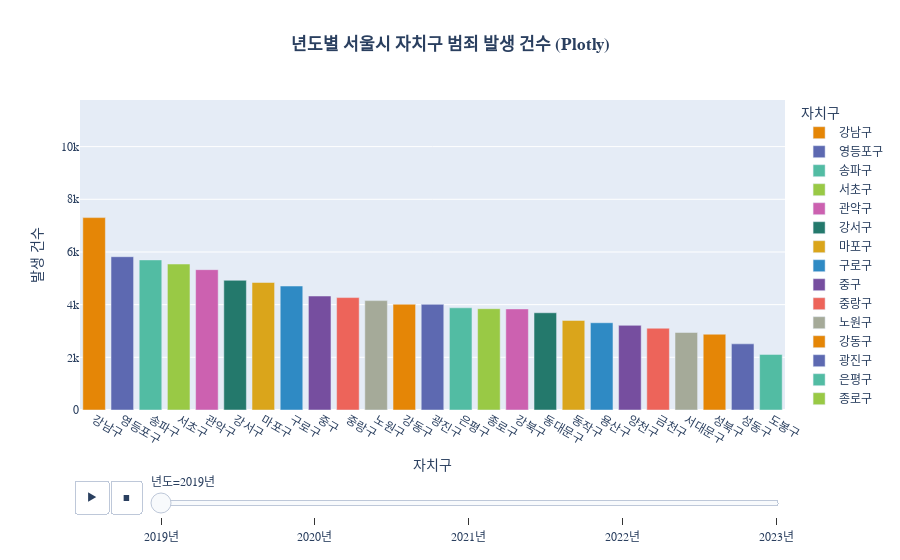

Write notebook code for a chart like this one.
### Code cell
# --- 5. Plotly로 애니메이션 그래프 그리기 ---
print("\n--- 3. Plotly로 애니메이션 그래프 생성 ---")
# Plotly에 적합한 형태로 데이터 구조 변경 (Wide to Long)
df_long = pd.melt(df_year,
                  id_vars=['자치구별'],
                  var_name='년도',
                  value_name='발생 횟수')

# 년도별로 정렬
df_long = df_long.sort_values(by=['년도', '발생 횟수'], ascending=[True, False])

fig = px.bar(df_long,
             x='자치구별',
             y='발생 횟수',
             color='자치구별',
             animation_frame='년도', # 이 옵션이 애니메이션을 만듭니다.
             title='<b>년도별 서울시 자치구 범죄 발생 건수</b>',
             labels={'자치구별': '자치구', '발생 횟수': '발생 건수'},
             color_discrete_sequence=px.colors.qualitative.Vivid)

# 애니메이션이 부드럽게 보이도록 y축 범위 고정
fig.update_yaxes(range=[0, df_long['발생 횟수'].max() * 1.6])

# 레이아웃 및 폰트 설정
fig.update_layout(
    title_x=0.5,
    font=dict(family="Malgun Gothic, AppleGothic, NanumGothic, sans-serif", size=12),
    xaxis={'categoryorder':'total descending'} # 각 년도마다 막대를 내림차순으로 정렬
)

# --- 애니메이션 속도 조절 (수정된 부분) ---
# Plotly가 자동으로 생성한 플레이 버튼의 애니메이션 속성값을 변경합니다.
# duration: 각 프레임(년도)이 표시되는 시간 (1000ms = 1초)
# transition: 프레임 간 전환(애니메이션)에 걸리는 시간 (500ms = 0.5초)
fig.layout.updatemenus[0].buttons[0].args[1]['frame']['duration'] = 1000
fig.layout.updatemenus[0].buttons[0].args[1]['transition']['duration'] = 500

fig.show()

### Figure 1 — Plotly figure (JSON) as saved in the notebook; plotly's stock layout.template omitted (floating-point values rounded to 4 significant figures)
{"data": [{"hovertemplate": "자치구=%{x}<br>년도=2019년<br>발생 건수=%{y}<extra></extra>", "legendgroup": "강남구", "marker": {"color": "rgb(229, 134, 6)", "pattern": {"shape": ""}}, "name": "강남구", "orientation": "v", "showlegend": true, "textposition": "auto", "type": "bar", "x": ["강남구"], "xaxis": "x", "y": [7304], "yaxis": "y"}, {"hovertemplate": "자치구=%{x}<br>년도=2019년<br>발생 건수=%{y}<extra></extra>", "legendgroup": "영등포구", "marker": {"color": "rgb(93, 105, 177)", "pattern": {"shape": ""}}, "name": "영등포구", "orientation": "v", "showlegend": true, "textposition": "auto", "type": "bar", "x": ["영등포구"], "xaxis": "x", "y": [5820], "yaxis": "y"}, {"hovertemplate": "자치구=%{x}<br>년도=2019년<br>발생 건수=%{y}<extra></extra>", "legendgroup": "송파구", "marker": {"color": "rgb(82, 188, 163)", "pattern": {"shape": ""}}, "name": "송파구", "orientation": "v", "showlegend": true, "textposition": "auto", "type": "bar", "x": ["송파구"], "xaxis": "x", "y": [5698], "yaxis": "y"}, {"hovertemplate": "자치구=%{x}<br>년도=2019년<br>발생 건수=%{y}<extra></extra>", "legendgroup": "서초구", "marker": {"color": "rgb(153, 201, 69)", "pattern": {"shape": ""}}, "name": "서초구", "orientation": "v", "showlegend": true, "textposition": "auto", "type": "bar", "x": ["서초구"], "xaxis": "x", "y": [5542], "yaxis": "y"}, {"hovertemplate": "자치구=%{x}<br>년도=2019년<br>발생 건수=%{y}<extra></extra>", "legendgroup": "관악구", "marker": {"color": "rgb(204, 97, 176)", "pattern": {"shape": ""}}, "name": "관악구", "orientation": "v", "showlegend": true, "textposition": "auto", "type": "bar", "x": ["관악구"], "xaxis": "x", "y": [5328], "yaxis": "y"}, {"hovertemplate": "자치구=%{x}<br>년도=2019년<br>발생 건수=%{y}<extra></extra>", "legendgroup": "강서구", "marker": {"color": "rgb(36, 121, 108)", "pattern": {"shape": ""}}, "name": "강서구", "orientation": "v", "showlegend": true, "textposition": "auto", "type": "bar", "x": ["강서구"], "xaxis": "x", "y": [4924], "yaxis": "y"}, {"hovertemplate": "자치구=%{x}<br>년도=2019년<br>발생 건수=%{y}<extra></extra>", "legendgroup": "마포구", "marker": {"color": "rgb(218, 165, 27)", "pattern": {"shape": ""}}, "name": "마포구", "orientation": "v", "showlegend": true, "textposition": "auto", "type": "bar", "x": ["마포구"], "xaxis": "x", "y": [4842], "yaxis": "y"}, {"hovertemplate": "자치구=%{x}<br>년도=2019년<br>발생 건수=%{y}<extra></extra>", "legendgroup": "구로구", "marker": {"color": "rgb(47, 138, 196)", "pattern": {"shape": ""}}, "name": "구로구", "orientation": "v", "showlegend": true, "textposition": "auto", "type": "bar", "x": ["구로구"], "xaxis": "x", "y": [4707], "yaxis": "y"}, {"hovertemplate": "자치구=%{x}<br>년도=2019년<br>발생 건수=%{y}<extra></extra>", "legendgroup": "중구", "marker": {"color": "rgb(118, 78, 159)", "pattern": {"shape": ""}}, "name": "중구", "orientation": "v", "showlegend": true, "textposition": "auto", "type": "bar", "x": ["중구"], "xaxis": "x", "y": [4327], "yaxis": "y"}, {"hovertemplate": "자치구=%{x}<br>년도=2019년<br>발생 건수=%{y}<extra></extra>", "legendgroup": "중랑구", "marker": {"color": "rgb(237, 100, 90)", "pattern": {"shape": ""}}, "name": "중랑구", "orientation": "v", "showlegend": true, "textposition": "auto", "type": "bar", "x": ["중랑구"], "xaxis": "x", "y": [4268], "yaxis": "y"}, {"hovertemplate": "자치구=%{x}<br>년도=2019년<br>발생 건수=%{y}<extra></extra>", "legendgroup": "노원구", "marker": {"color": "rgb(165, 170, 153)", "pattern": {"shape": ""}}, "name": "노원구", "orientation": "v", "showlegend": true, "textposition": "auto", "type": "bar", "x": ["노원구"], "xaxis": "x", "y": [4153], "yaxis": "y"}, {"hovertemplate": "자치구=%{x}<br>년도=2019년<br>발생 건수=%{y}<extra></extra>", "legendgroup": "강동구", "marker": {"color": "rgb(229, 134, 6)", "pattern": {"shape": ""}}, "name": "강동구", "orientation": "v", "showlegend": true, "textposition": "auto", "type": "bar", "x": ["강동구"], "xaxis": "x", "y": [4014], "yaxis": "y"}, {"hovertemplate": "자치구=%{x}<br>년도=2019년<br>발생 건수=%{y}<extra></extra>", "legendgroup": "광진구", "marker": {"color": "rgb(93, 105, 177)", "pattern": {"shape": ""}}, "name": "광진구", "orientation": "v", "showlegend": true, "textposition": "auto", "type": "bar", "x": ["광진구"], "xaxis": "x", "y": [4011], "yaxis": "y"}, {"hovertemplate": "자치구=%{x}<br>년도=2019년<br>발생 건수=%{y}<extra></extra>", "legendgroup": "은평구", "marker": {"color": "rgb(82, 188, 163)", "pattern": {"shape": ""}}, "name": "은평구", "orientation": "v", "showlegend": true, "textposition": "auto", "type": "bar", "x": ["은평구"], "xaxis": "x", "y": [3880], "yaxis": "y"}, {"hovertemplate": "자치구=%{x}<br>년도=2019년<br>발생 건수=%{y}<extra></extra>", "legendgroup": "종로구", "marker": {"color": "rgb(153, 201, 69)", "pattern": {"shape": ""}}, "name": "종로구", "orientation": "v", "showlegend": true, "textposition": "auto", "type": "bar", "x": ["종로구"], "xaxis": "x", "y": [3846], "yaxis": "y"}, {"hovertemplate": "자치구=%{x}<br>년도=2019년<br>발생 건수=%{y}<extra></extra>", "legendgroup": "강북구", "marker": {"color": "rgb(204, 97, 176)", "pattern": {"shape": ""}}, "name": "강북구", "orientation": "v", "showlegend": true, "textposition": "auto", "type": "bar", "x": ["강북구"], "xaxis": "x", "y": [3838], "yaxis": "y"}, {"hovertemplate": "자치구=%{x}<br>년도=2019년<br>발생 건수=%{y}<extra></extra>", "legendgroup": "동대문구", "marker": {"color": "rgb(36, 121, 108)", "pattern": {"shape": ""}}, "name": "동대문구", "orientation": "v", "showlegend": true, "textposition": "auto", "type": "bar", "x": ["동대문구"], "xaxis": "x", "y": [3692], "yaxis": "y"}, {"hovertemplate": "자치구=%{x}<br>년도=2019년<br>발생 건수=%{y}<extra></extra>", "legendgroup": "동작구", "marker": {"color": "rgb(218, 165, 27)", "pattern": {"shape": ""}}, "name": "동작구", "orientation": "v", "showlegend": true, "textposition": "auto", "type": "bar", "x": ["동작구"], "xaxis": "x", "y": [3400], "yaxis": "y"}, {"hovertemplate": "자치구=%{x}<br>년도=2019년<br>발생 건수=%{y}<extra></extra>", "legendgroup": "용산구", "marker": {"color": "rgb(47, 138, 196)", "pattern": {"shape": ""}}, "name": "용산구", "orientation": "v", "showlegend": true, "textposition": "auto", "type": "bar", "x": ["용산구"], "xaxis": "x", "y": [3313], "yaxis": "y"}, {"hovertemplate": "자치구=%{x}<br>년도=2019년<br>발생 건수=%{y}<extra></extra>", "legendgroup": "양천구", "marker": {"color": "rgb(118, 78, 159)", "pattern": {"shape": ""}}, "name": "양천구", "orientation": "v", "showlegend": true, "textposition": "auto", "type": "bar", "x": ["양천구"], "xaxis": "x", "y": [3214], "yaxis": "y"}, {"hovertemplate": "자치구=%{x}<br>년도=2019년<br>발생 건수=%{y}<extra></extra>", "legendgroup": "금천구", "marker": {"color": "rgb(237, 100, 90)", "pattern": {"shape": ""}}, "name": "금천구", "orientation": "v", "showlegend": true, "textposition": "auto", "type": "bar", "x": ["금천구"], "xaxis": "x", "y": [3105], "yaxis": "y"}, {"hovertemplate": "자치구=%{x}<br>년도=2019년<br>발생 건수=%{y}<extra></extra>", "legendgroup": "서대문구", "marker": {"color": "rgb(165, 170, 153)", "pattern": {"shape": ""}}, "name": "서대문구", "orientation": "v", "showlegend": true, "textposition": "auto", "type": "bar", "x": ["서대문구"], "xaxis": "x", "y": [2943], "yaxis": "y"}, {"hovertemplate": "자치구=%{x}<br>년도=2019년<br>발생 건수=%{y}<extra></extra>", "legendgroup": "성북구", "marker": {"color": "rgb(229, 134, 6)", "pattern": {"shape": ""}}, "name": "성북구", "orientation": "v", "showlegend": true, "textposition": "auto", "type": "bar", "x": ["성북구"], "xaxis": "x", "y": [2877], "yaxis": "y"}, {"hovertemplate": "자치구=%{x}<br>년도=2019년<br>발생 건수=%{y}<extra></extra>", "legendgroup": "성동구", "marker": {"color": "rgb(93, 105, 177)", "pattern": {"shape": ""}}, "name": "성동구", "orientation": "v", "showlegend": true, "textposition": "auto", "type": "bar", "x": ["성동구"], "xaxis": "x", "y": [2512], "yaxis": "y"}, {"hovertemplate": "자치구=%{x}<br>년도=2019년<br>발생 건수=%{y}<extra></extra>", "legendgroup": "도봉구", "marker": {"color": "rgb(82, 188, 163)", "pattern": {"shape": ""}}, "name": "도봉구", "orientation": "v", "showlegend": true, "textposition": "auto", "type": "bar", "x": ["도봉구"], "xaxis": "x", "y": [2110], "yaxis": "y"}], "layout": {"barmode": "relative", "font": {"family": "Malgun Gothic, AppleGothic, NanumGothic, sans-serif", "size": 12}, "legend": {"title": {"text": "자치구"}, "tracegroupgap": 0}, "sliders": [{"active": 0, "currentvalue": {"prefix": "년도="}, "len": 0.9, "pad": {"b": 10, "t": 60}, "steps": [{"args": [["2019년"], {"frame": {"duration": 0, "redraw": true}, "fromcurrent": true, "mode": "immediate", "transition": {"duration": 0, "easing": "linear"}}], "label": "2019년", "method": "animate"}, {"args": [["2020년"], {"frame": {"duration": 0, "redraw": true}, "fromcurrent": true, "mode": "immediate", "transition": {"duration": 0, "easing": "linear"}}], "label": "2020년", "method": "animate"}, {"args": [["2021년"], {"frame": {"duration": 0, "redraw": true}, "fromcurrent": true, "mode": "immediate", "transition": {"duration": 0, "easing": "linear"}}], "label": "2021년", "method": "animate"}, {"args": [["2022년"], {"frame": {"duration": 0, "redraw": true}, "fromcurrent": true, "mode": "immediate", "transition": {"duration": 0, "easing": "linear"}}], "label": "2022년", "method": "animate"}, {"args": [["2023년"], {"frame": {"duration": 0, "redraw": true}, "fromcurrent": true, "mode": "immediate", "transition": {"duration": 0, "easing": "linear"}}], "label": "2023년", "method": "animate"}], "x": 0.1, "xanchor": "left", "y": 0, "yanchor": "top"}], "title": {"text": "<b>년도별 서울시 자치구 범죄 발생 건수 (Plotly)</b>", "x": 0.5}, "updatemenus": [{"buttons": [{"args": [null, {"frame": {"duration": 1000, "redraw": true}, "fromcurrent": true, "mode": "immediate", "transition": {"duration": 500, "easing": "linear"}}], "label": "&#9654;", "method": "animate"}, {"args": [[null], {"frame": {"duration": 0, "redraw": true}, "fromcurrent": true, "mode": "immediate", "transition": {"duration": 0, "easing": "linear"}}], "label": "&#9724;", "method": "animate"}], "direction": "left", "pad": {"r": 10, "t": 70}, "showactive": false, "type": "buttons", "x": 0.1, "xanchor": "right", "y": 0, "yanchor": "top"}], "xaxis": {"anchor": "y", "categoryarray": ["강남구", "영등포구", "송파구", "서초구", "관악구", "강서구", "마포구", "구로구", "중구", "중랑구", "노원구", "강동구", "광진구", "은평구", "종로구", "강북구", "동대문구", "동작구", "용산구", "양천구", "금천구", "서대문구", "성북구", "성동구", "도봉구"], "categoryorder": "total descending", "domain": [0, 1], "title": {"text": "자치구"}}, "yaxis": {"anchor": "x", "domain": [0, 1], "range": [0, 11770.0], "title": {"text": "발생 건수"}}}}
